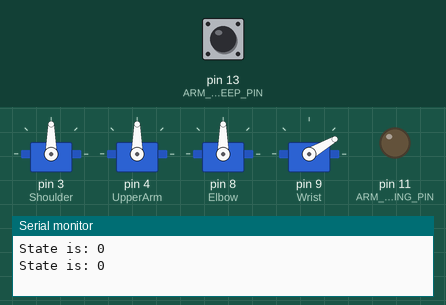
This sketch was run on a simulated Arduino Uno, built with avr-gcc and run on an emulated ATmega328P. Shown: 4 × servo, output pins drawn as LEDs (lit = HIGH), the last lines printed to the serial monitor. The inputs (shaded band) are chosen by the test bench; at power-on: pin 13 (ARM_DO_SWEEP_PIN) LOW.

Above: at 1.2 s.
1.3 s: pin 13 (ARM_DO_SWEEP_PIN) pulled HIGH for 0.15 s
At 1.76 s:
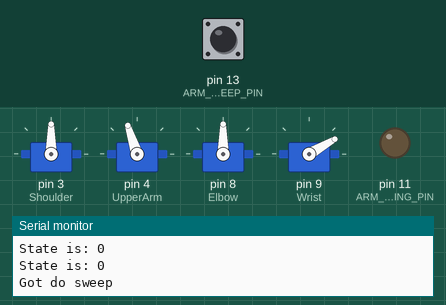
At 17.3 s:
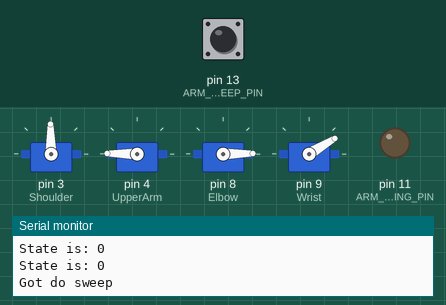
Timing chart, 0 to 25.9 s (numbered marks = the images above; inputs shaded):
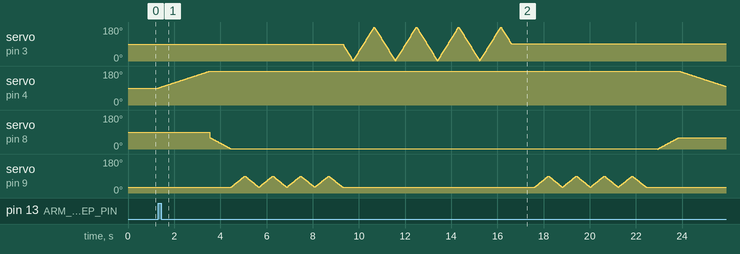

The sketch:

ArmController.ino
```cpp
// UpperArm Out
// Elbow Down
// Wrist Sweep 2X Slow
// Shoulder Sweep 3X Slow
// Wrist Sweep 3X Fast
// Elbow Up
// UpperArm In

#include <SPI.h>
#include "ArmController.h"

ArmController Arm;

void setup() {
  Serial.begin(9600);
  Arm.setup();
}

void loop() {
  static int print_slow = 0;
  if ((print_slow++ % 100) == 0){
    Serial.print("State is: ");
    Serial.println(Arm.get_state());
  }

  switch (Arm.get_state()){
    case ArmController::NOT_INIT:
      if (digitalRead(Arm.ARM_DO_SWEEP_PIN)){
        Arm.set_state(ArmController::EXECUTING_COMMAND);
        Serial.println("Got do sweep");
      }
      break;
    case ArmController::EXECUTING_COMMAND:
      Arm.do_arm_animation();
      digitalWrite(Arm.ARM_DONE_SWEEPING_PIN, HIGH);
      Serial.println("Done sweeping");
      Arm.set_state(ArmController::DONE);
      break;
    case ArmController::DONE:
      if (digitalRead(Arm.ARM_RESET_PIN)){
        Arm.set_state(ArmController::NOT_INIT);
        Serial.println("Got reset");
        digitalWrite(Arm.ARM_DONE_SWEEPING_PIN, LOW);
      }
      break;
  }
  delay(10);
}
```

ArmController.cpp
```cpp
#include "ArmController.h"

void ArmController::setup(){
  Shoulder.attach(3);  // attaches the servo on pin 9 to the servo object
  UpperArm.attach(4);
  Elbow.attach(8);
  Wrist.attach(9);

  Wrist.write(30);


  pinMode(ARM_DO_SWEEP_PIN, INPUT);
  pinMode(ARM_RESET_PIN, INPUT);
  pinMode(ARM_DONE_SWEEPING_PIN, OUTPUT);

  digitalWrite(ARM_DONE_SWEEPING_PIN, LOW);
}

void ArmController::do_arm_animation(){
//delay(55000);
//delay(10000);
// UPPER ARM TURN OUT
  for (posUpperArm = 91; posUpperArm < 180; posUpperArm += 1) {
    UpperArm.write(posUpperArm);  // tell servo to go to position in variable 'pos'
    delay(25);  // waits 15 ms for the servo to reach the position
  }
// ELBOW DOWN
  for (posElbow = 60; posElbow > 0; posElbow -= 1) { // Elbow move down
    Elbow.write(posElbow);              // tell servo to go to position in variable 'pos'
    delay(15);                       // waits 15 ms for the servo to reach the position
  }
// WRIST SWEEP 4X SLOW
  // Wrist Full Sweep 1X Slow
    for (posWrist = 30; posWrist < 90; posWrist += 1) { // Wrist sweep forward slow
      Wrist.write(posWrist);              // tell servo to go to position in variable 'pos'
      delay(10);                       // waits 15 ms for the servo to reach the position
    }
    for (posWrist = 90; posWrist > 30; posWrist -= 1) { // Wrist sweep backward slow
      Wrist.write(posWrist);              // tell servo to go to position in variable 'pos'
      delay(10);                       // waits 15 ms for the servo to reach the position
    }
  // Wrist Full Sweep 1X Slow
    for (posWrist = 30; posWrist < 90; posWrist += 1) { // Wrist sweep forward slow
      Wrist.write(posWrist);              // tell servo to go to position in variable 'pos'
      delay(10);                       // waits 15 ms for the servo to reach the position
    }
    for (posWrist = 90; posWrist > 30; posWrist -= 1) { // Wrist sweep backward slow
      Wrist.write(posWrist);              // tell servo to go to position in variable 'pos'
      delay(10);                       // waits 15 ms for the servo to reach the position
    }
  // Wrist Full Sweep 1X Slow
    for (posWrist = 30; posWrist < 90; posWrist += 1) { // Wrist sweep forward slow
      Wrist.write(posWrist);              // tell servo to go to position in variable 'pos'
      delay(10);                       // waits 15 ms for the servo to reach the position
    }
    for (posWrist = 90; posWrist > 30; posWrist -= 1) { // Wrist sweep backward slow
      Wrist.write(posWrist);              // tell servo to go to position in variable 'pos'
      delay(10);                       // waits 15 ms for the servo to reach the position
    }
  // Wrist Full Sweep 1X Slow
    for (posWrist = 30; posWrist < 90; posWrist += 1) { // Wrist sweep forward slow
      Wrist.write(posWrist);              // tell servo to go to position in variable 'pos'
      delay(10);                       // waits 15 ms for the servo to reach the position
    }
    for (posWrist = 90; posWrist > 30; posWrist -= 1) { // Wrist sweep backward slow
      Wrist.write(posWrist);              // tell servo to go to position in variable 'pos'
      delay(10);                       // waits 15 ms for the servo to reach the position
    }
// SHOULDER SWEEP 4X SLOW
  // Shoulder Start Center to Back
    for (posShoulder = 90; posShoulder > 0; posShoulder -= 1) { // Shoulder move from center back
      Shoulder.write(posShoulder);              // tell servo to go to position in variable 'pos'
      delay(5);                       // waits 15 ms for the servo to reach the position
    }
  // Shoulder Full Sweep 1X
    for (posShoulder = 0; posShoulder < 180; posShoulder += 1) { // Shoulder move all the way forward
      Shoulder.write(posShoulder);              // tell servo to go to position in variable 'pos'
      delay(5);                       // waits 15 ms for the servo to reach the position
    }
    for (posShoulder = 180; posShoulder > 0; posShoulder -= 1) { // Shoulder move all the way back
      Shoulder.write(posShoulder);              // tell servo to go to position in variable 'pos'
      delay(5);                       // waits 15 ms for the servo to reach the position
    }
  // Shoulder Full Sweep 1X
    for (posShoulder = 0; posShoulder < 180; posShoulder += 1) { // Shoulder move all the way forward
      Shoulder.write(posShoulder);              // tell servo to go to position in variable 'pos'
      delay(5);                       // waits 15 ms for the servo to reach the position
    }
    for (posShoulder = 180; posShoulder > 0; posShoulder -= 1) { // Shoulder move all the way back
      Shoulder.write(posShoulder);              // tell servo to go to position in variable 'pos'
      delay(5);                       // waits 15 ms for the servo to reach the position
    }
  // Shoulder Full Sweep 1X
    for (posShoulder = 0; posShoulder < 180; posShoulder += 1) { // Shoulder move all the way forward
      Shoulder.write(posShoulder);              // tell servo to go to position in variable 'pos'
      delay(5);                       // waits 15 ms for the servo to reach the position
    }
    for (posShoulder = 180; posShoulder > 0; posShoulder -= 1) { // Shoulder move all the way back
      Shoulder.write(posShoulder);              // tell servo to go to position in variable 'pos'
      delay(5);                       // waits 15 ms for the servo to reach the position
    }
  // Shoulder Full Sweep & Stop at Center 1X
    for (posShoulder = 0; posShoulder < 180; posShoulder += 1) { // Shoulder move all the way forward
      Shoulder.write(posShoulder);              // tell servo to go to position in variable 'pos'
      delay(5);                       // waits 15 ms for the servo to reach the position
    }
    for (posShoulder = 180; posShoulder > 90; posShoulder -= 1) { // Shoulder move all the way back
      Shoulder.write(posShoulder);              // tell servo to go to position in variable 'pos'
      delay(5);                       // waits 15 ms for the servo to reach the position
    }
    delay(1000);
// WRIST SWEEP 4X FAST
  // Wrist Full Sweep 1X Slow
    for (posWrist = 30; posWrist < 90; posWrist += 1) { // Wrist sweep forward slow
      Wrist.write(posWrist);              // tell servo to go to position in variable 'pos'
      delay(10);                       // waits 15 ms for the servo to reach the position
    }
    for (posWrist = 90; posWrist > 30; posWrist -= 1) { // Wrist sweep backward slow
      Wrist.write(posWrist);              // tell servo to go to position in variable 'pos'
      delay(10);                       // waits 15 ms for the servo to reach the position
    }
  // Wrist Full Sweep 1X Slow
    for (posWrist = 30; posWrist < 90; posWrist += 1) { // Wrist sweep forward slow
      Wrist.write(posWrist);              // tell servo to go to position in variable 'pos'
      delay(10);                       // waits 15 ms for the servo to reach the position
    }
    for (posWrist = 90; posWrist > 30; posWrist -= 1) { // Wrist sweep backward slow
      Wrist.write(posWrist);              // tell servo to go to position in variable 'pos'
      delay(10);                       // waits 15 ms for the servo to reach the position
    }
    // Wrist Full Sweep 1X Slow
    for (posWrist = 30; posWrist < 90; posWrist += 1) { // Wrist sweep forward slow
      Wrist.write(posWrist);              // tell servo to go to position in variable 'pos'
      delay(10);                       // waits 15 ms for the servo to reach the position
    }
    for (posWrist = 90; posWrist > 30; posWrist -= 1) { // Wrist sweep backward slow
      Wrist.write(posWrist);              // tell servo to go to position in variable 'pos'
      delay(10);                       // waits 15 ms for the servo to reach the position
    }
    // Wrist Full Sweep 1X Slow
    for (posWrist = 30; posWrist < 90; posWrist += 1) { // Wrist sweep forward slow
      Wrist.write(posWrist);              // tell servo to go to position in variable 'pos'
      delay(10);                       // waits 15 ms for the servo to reach the position
    }
    for (posWrist = 90; posWrist > 30; posWrist -= 1) { // Wrist sweep backward slow
      Wrist.write(posWrist);              // tell servo to go to position in variable 'pos'
      delay(10);                       // waits 15 ms for the servo to reach the position
    }
    delay(500);
// ELBOW UP
  for (posElbow = 0; posElbow < 60; posElbow += 1) { // Elbow move up
    Elbow.write(posElbow);              // tell servo to go to position in variable 'pos'
    delay(15);                       // waits 15 ms for the servo to reach the position
  }
// UPPER ARM TURN IN
  for (posUpperArm = 180; posUpperArm > 91; posUpperArm -= 1) { // goes from 180 degrees to 0 degrees
    UpperArm.write(posUpperArm);              // tell servo to go to position in variable 'pos'
    delay(25);                       // waits 15 ms for the servo to reach the position
  }

  // set_state(ArmState::DONE);
}
```

ArmController.h
```cpp
#ifndef __ARMCONTROLLER_H__
#define __ARMCONTROLLER_H__

#include <Arduino.h>
#include <Servo.h>

class ArmController {
public:
  ArmController(){
    state_ = NOT_INIT;
  }

  // TODO this should be defined in two places.. move up a directory and reference
  enum ArmCommandFromRP {
    NONE = 0,
    BEGIN_SWEEPING = 1,
    TELL_ME_WHEN_SWEEP_DONE = 3,
    START_OVER = 5
  };

  enum ArmResponseToRP {
    NOTHING = 0,
    I_AM_SWEEPING = 2,
    SWEEP_DONE = 4,
    STARTING_OVER = 5
  };

  enum ArmState {
    NOT_INIT,
    EXECUTING_COMMAND,
    DONE
  };

  void setup();
  void do_arm_animation();
  ArmController::ArmState get_state() {return state_;}
  void set_state(ArmController::ArmState new_state) {
    prevState_ = state_;
    state_ = new_state;
  }

  int ARM_DO_SWEEP_PIN = 13; // assert high when we want to sweep
  int ARM_DONE_SWEEPING_PIN = 11; // asssert high when done
  int ARM_RESET_PIN = 10;

private:
  volatile ArmState state_;
  volatile ArmState prevState_;

  Servo Shoulder;  // create servo object to control a servo
  Servo UpperArm;
  Servo Elbow;
  Servo Wrist;
  // twelve servo objects can be created on most boards

  int posShoulder = 90;    // variable to store the servo position
  int posUpperArm = 100;
  int posElbow = 0;
  int posWrist = 30;


};

#endif /* ARMCONTROLLER */
```
